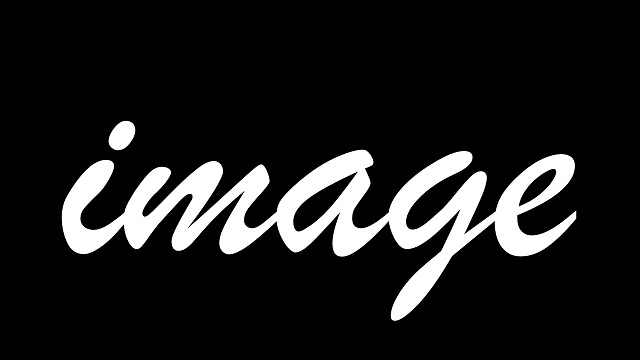
#> input picture week16/images/textbw.jpg, 640 x 360 px, found by its file name
$ python erosion.py
#> lines starting #> are read from the running program, lines starting #| are printed output that depends on the picture
import cv2
import numpy as np

ogImg = cv2.imread("R://workspace//image-processing-python-POEY//week16//images//textbw.jpg", 0)
#> ogImg is the input picture: shape (360, 640); min 0, max 255, mean 29.5

kernel = np.ones((7, 7), np.uint8)

erosion = cv2.erode(ogImg, kernel, iterations=1)
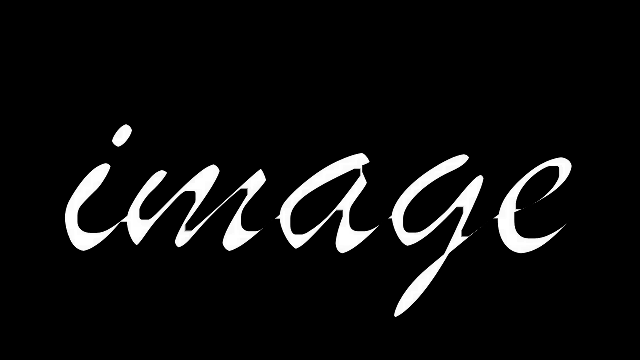
#> erosion: shape (360, 640); min 0, max 255, mean 15

cv2.imshow("OG", ogImg)
cv2.imshow("erosion", erosion)
cv2.imwrite("R://workspace//image-processing-python-POEY//week16//images//erosion.png", erosion)
cv2.waitKey(0)
cv2.destroyAllWindows()
